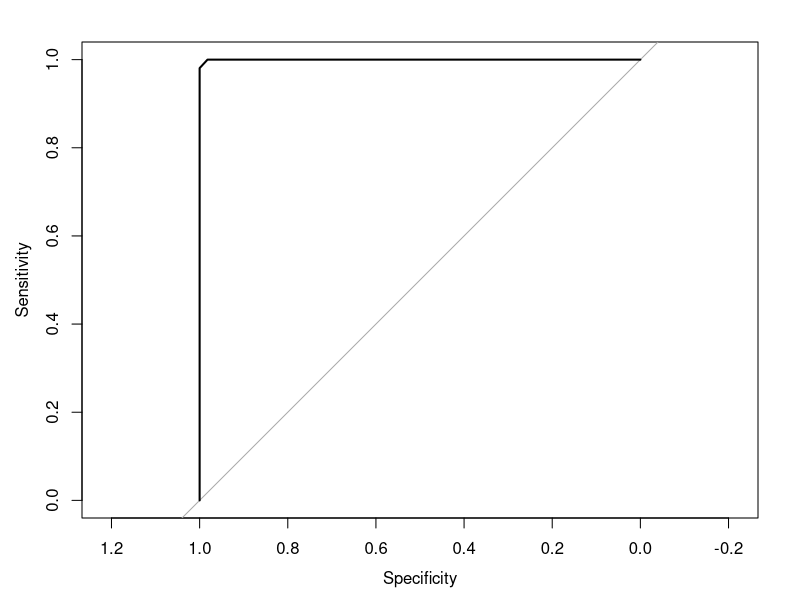
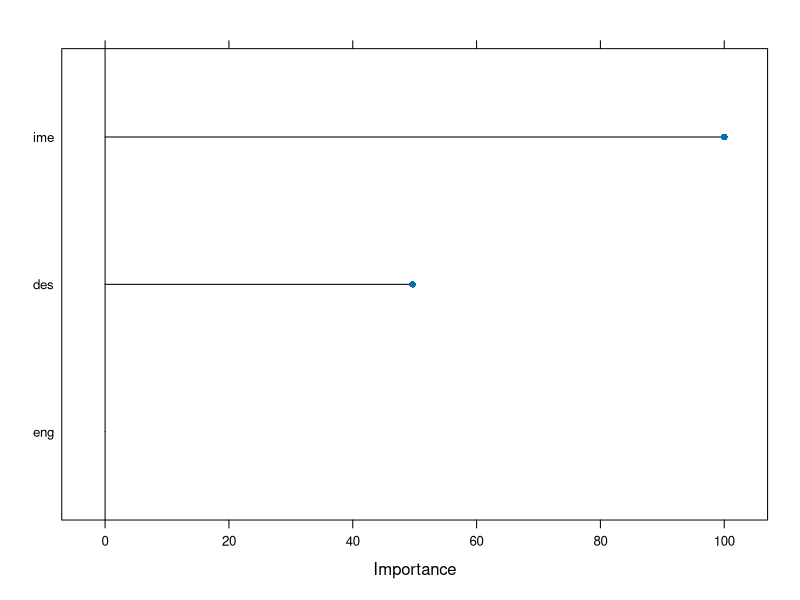
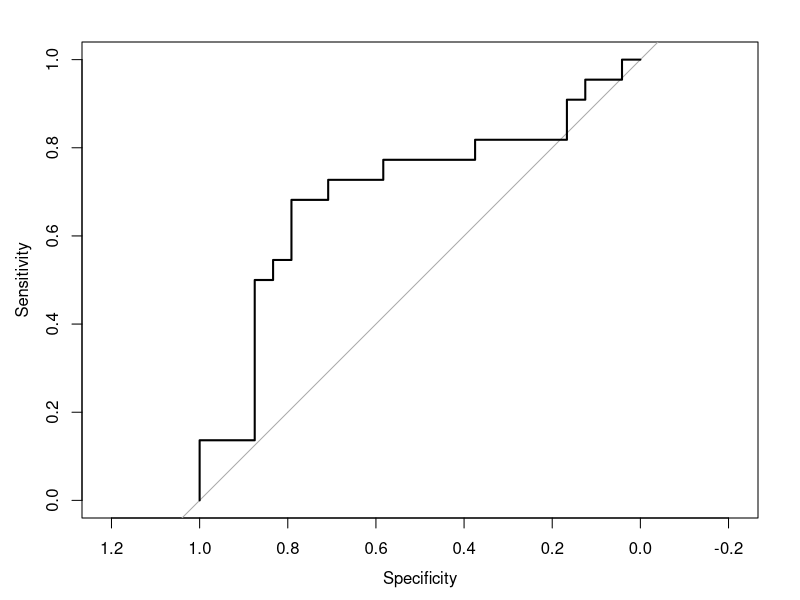
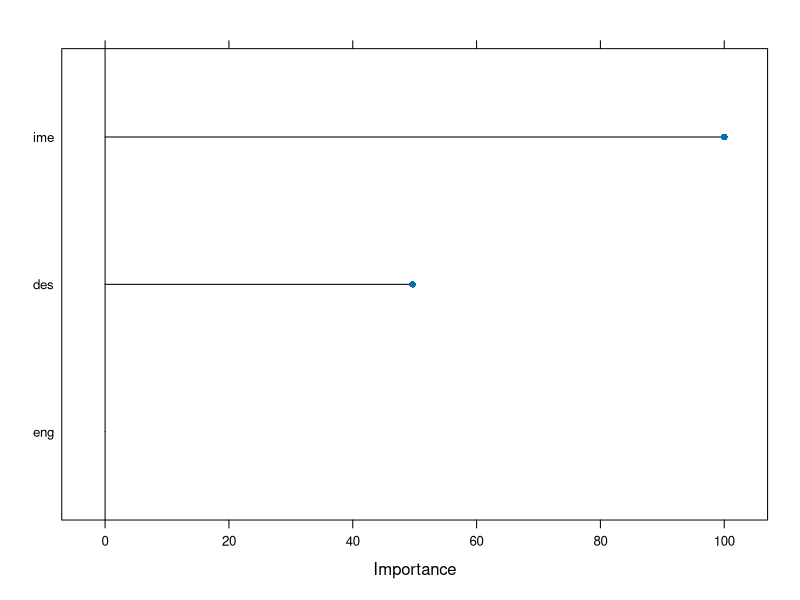
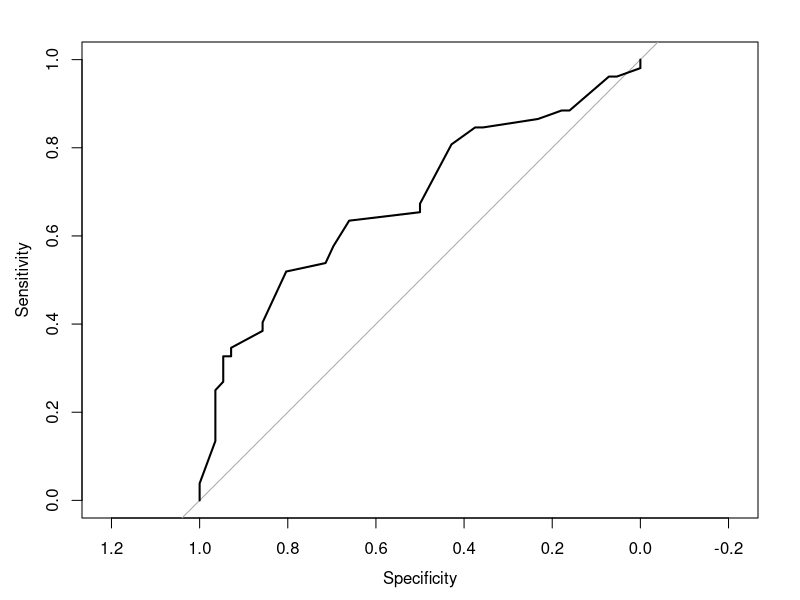
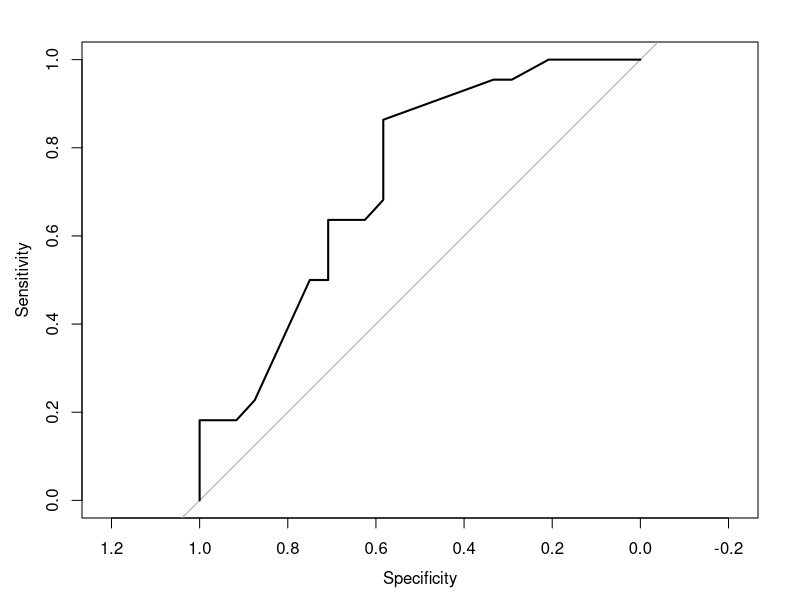

These charts were generated, in order, by the following R code: (Note: this script raises an error after producing the figures.)
options(scipen = 9999)
library(readxl)
library(caTools)
library(caret)
library(pROC)
library(e1071)
library(ipred)
library(ROCR)

dados <- read_excel("dados.xlsx", sheet = "dados")

set.seed(123)


#### MODELO NÃO SUPERVISIONADO K-MEANS #### 
grupos_aval <- kmeans(dados$aval,centers = 2)

grupos_aval$cluster[grupos_aval$cluster==2]=0 #baixo desempenho passa a receber valor de 0

dados$avalcluster = grupos_aval$cluster #Inputando uma nova coluna no df dados

#### MODELO LINEAR NORMAL #### 

linear_normal <- lm(aval ~ eng + ime + des, data=dados)
summary(linear_normal)

#### REGRESSÃO LOGÍSTICA #### 

logit <- glm(avalcluster ~ eng + ime + des, data=dados, family = binomial)
summary(logit)

#### APRENDIZADO DE MÁQUINA SUPERVISIONADO #### 

#Fazendo a divisão (treino: 0.75; teste: 0.25)

set.seed(123)

divisao=sample.split(dados$avalcluster,SplitRatio = 0.7)
treinamento=subset(dados,divisao==T)
teste=subset(dados,divisao==F)

treinamento$avalcluster=as.factor(treinamento$avalcluster)
teste$avalcluster=as.factor(teste$avalcluster)

### RANDOM FOREST ### 

ctrl=trainControl(method="cv",
                  number=10)
FitRF= train(
  avalcluster ~ eng + ime + des,
  method="rf",
  preProcess=c("scale"),
  trControl=ctrl,
  data=treinamento,
  importance=T
)

#TREINAMENTO
RFclass=predict(FitRF, 
                newdata=treinamento)
confusionMatrix(RFclass,
                treinamento$avalcluster,
                positive = "1")
RFclassprob=predict(FitRF, 
                    newdata=treinamento, 
                    type="prob")
RFrocobject=roc(treinamento$avalcluster, 
                RFclassprob[,2])
plot.roc(RFrocobject)
plot(varImp(FitRF))
auc(RFrocobject)

#TESTE
RFclass=predict(FitRF, 
                newdata=teste)
confusionMatrix(RFclass,
                teste$avalcluster,
                positive = "1")
RFclassprob=predict(FitRF, 
                    newdata=teste, 
                    type="prob")
RFrocobject=roc(teste$avalcluster, 
                RFclassprob[,2])
plot.roc(RFrocobject)
plot(varImp(FitRF))
auc(RFrocobject)

### KNN ### 

ctrl=trainControl(method="repeatedcv",
                  number=10)
FitKNN= train(
  avalcluster ~ eng + ime + des,
  method="knn",
  preProcess=c("scale"),
  trControl=ctrl,
  data=treinamento,
  tuneLength = 20
)

#TREINAMENTO
KNNclass=predict(FitKNN, 
                 newdata=treinamento)
confusionMatrix(KNNclass,
                treinamento$avalcluster,
                positive = "1")
KNNclassprob=predict(FitKNN, 
                     newdata=treinamento, 
                     type="prob")
KNNrocobject=roc(treinamento$avalcluster, 
                 KNNclassprob[,2])
plot.roc(KNNrocobject)
auc(KNNrocobject)

#TESTE
KNNclass=predict(FitKNN, 
                 newdata=teste)
confusionMatrix(KNNclass,
                teste$avalcluster,
                positive = "1")
KNNclassprob=predict(FitKNN, 
                     newdata=teste, 
                     type="prob")
KNNrocobject=roc(teste$avalcluster, 
                 KNNclassprob[,2])
plot.roc(KNNrocobject)
auc(KNNrocobject)


### NAIVE BAYES ### 

ctrl=trainControl(method="cv",
                  number=10)

Grid = data.frame(usekernel=TRUE,
                  laplace = 0,
                  adjust=1)
FitNB= train(
  avalcluster ~ eng + ime + des,
  method="naive_bayes",
  preProcess=c("scale"),
  trControl=ctrl,
  data=treinamento,
  tuneGrid = Grid
)

#TREINAMENTO
nbclass=predict(FitNB, 
                newdata=treinamento)
confusionMatrix(nbclass,
                treinamento$avalcluster,
                positive = "1")
nbclassprob=predict(FitNB, 
                    newdata=treinamento, 
                    type="prob")
nbrocobject=roc(treinamento$avalcluster, 
                nbclassprob[,2])
plot.roc(nbrocobject)
auc(nbrocobject)

#TESTE
nbclass=predict(FitNB, 
                newdata=teste)
confusionMatrix(nbclass,
                teste$avalcluster,
                positive = "1")
nbclassprob=predict(FitNB, 
                    newdata=teste, 
                    type="prob")
nbrocobject=roc(teste$avalcluster, 
                KNNclassprob[,2])
plot.roc(nbrocobject)
auc(nbrocobject)


### LOGIT ### 

Fitlogit= train(
  avalcluster ~ eng + ime + des,
  method="glm",
  preProcess=c("scale"),
  family="binomial",
  data=treinamento
)

#TREINAMENTO
logitclass=predict(Fitlogit, 
                   newdata=treinamento)
confusionMatrix(logitclass,
                treinamento$avalcluster,
                positive = "1")
logitclassprob=predict(Fitlogit, 
                       newdata=treinamento, 
                       type="prob")
logitrocobject=roc(treinamento$avalcluster, 
                   logitclassprob[,2])
plot.roc(logitrocobject)
auc(logitrocobject)

#TESTE
logitclass=predict(Fitlogit, 
                   newdata=teste)
confusionMatrix(logitclass,
                teste$avalcluster,
                positive = "1")
logitclassprob=predict(Fitlogit, 
                       newdata=teste, 
                       type="prob")
logitrocobject=roc(teste$avalcluster, logitclassprob[,2])
plot.roc(logitrocobject)
auc(logitrocobject)

### SVM LINEAR ### 

svmfit=svm(avalcluster ~ eng + ime + des, 
           data=treinamento, 
           scale=T, 
           type= "C-classification", 
           kernel="linear")


#TREINAMENTO
svmclass=predict(svmfit, 
                 newdata=treinamento)
confusionMatrix(svmclass,
                treinamento$avalcluster,
                positive = "1")
svmclassprob=predict(svmfit, 
                     newdata=treinamento, 
                     type="prob")
svmrocobject=roc(treinamento$avalcluster, 
                 as.numeric(svmclassprob))
plot.roc(svmrocobject)
auc(svmrocobject)

#TESTE
svmclass=predict(svmfit, 
                 newdata=teste)
confusionMatrix(svmclass,
                teste$avalcluster,
                positive = "1")
svmclassprob=predict(svmfit, 
                     newdata=teste, 
                     type="prob")
svmrocobject=roc(teste$avalcluster, 
                 as.numeric(svmclassprob))
plot.roc(svmrocobject)
auc(svmrocobject)

### BAGGING ###

baggedfit <- bagging(formula = avalcluster ~ eng + ime + des, 
                     data = treinamento,
                     coob = TRUE,
                     scale=T)

#TREINAMENTO

baggedclass <- predict(object = baggedfit,    
                       newdata = treinamento,  
                       type = "class")

confusionMatrix(data = baggedclass,       
                reference = treinamento$avalcluster,
                positive = "1")

baggedclassprob <- predict(object = baggedfit,    
                           newdata = treinamento,  
                           type = "prob")

baggedrocobject=roc(treinamento$avalcluster, 
                    baggedclassprob[,2])
plot.roc(baggedrocobject)
auc(baggedrocobject)

#TESTE
baggedclass <- predict(object = baggedfit,    
                       newdata = teste,  
                       type = "class")

confusionMatrix(data = baggedclass,       
                reference = teste$avalcluster,
                positive = "1")

baggedclassprob <- predict(object = baggedfit,    
                           newdata = teste,  
                           type = "prob")

baggedrocobject=roc(teste$avalcluster, 
                    baggedclassprob[,2])
plot.roc(baggedrocobject)
auc(baggedrocobject)

### GRADIENT BOOSTING MACHINE ###

tc = trainControl(method = "cv", 
                  number=10)

fitboosted = train(avalcluster ~ eng + ime + des, 
                   data=treinamento, 
                   method="gbm", 
                   trControl=tc,
                   preProcess = c("scale"))

#TREINAMENTO
boostedclass=predict(fitboosted, 
                     newdata=treinamento)
confusionMatrix(boostedclass,
                treinamento$avalcluster, 
                positive = "1")
boostedclassprob=predict(fitboosted, 
                         newdata=treinamento, 
                         type="prob")
boostedrocobject=roc(treinamento$avalcluster, 
                     boostedclassprob[,2])
plot.roc(boostedrocobject)
auc(boostedrocobject)

#TESTE
boostedclass=predict(fitboosted, 
                     newdata=teste)
confusionMatrix(boostedclass,
                teste$avalcluster, 
                positive = "1")
boostedclassprob=predict(fitboosted, 
                         newdata=teste, 
                         type="prob")
boostedrocobject=roc(teste$avalcluster, 
                     boostedclassprob[,2])
plot.roc(boostedrocobject)
auc(boostedrocobject)

preds_list <- list(KNNclassprob[,2], nbclassprob[,2], RFclassprob[,2], logitclassprob[,2], svmclassprob, boostedclassprob[,2], baggedclassprob[,2])

# List of actual values (same for all)
m <- length(preds_list)
actuals_list <- rep(list(as.numeric(teste$avalcluster)), m)
# Plot the ROC curves
pred <- prediction(predictions=preds_list, labels=actuals_list)
rocs <- performance(pred, "tpr", "fpr")
plot(rocs, col = as.list(1:m), main = "ROC curves for test data")
legend(x = "bottomright", 
       legend = c("KNN", "Naive Bayes","Random Forest","Logit","SVM linear", "Gradient Boosting","Bagging"),
       fill = 1:m)
